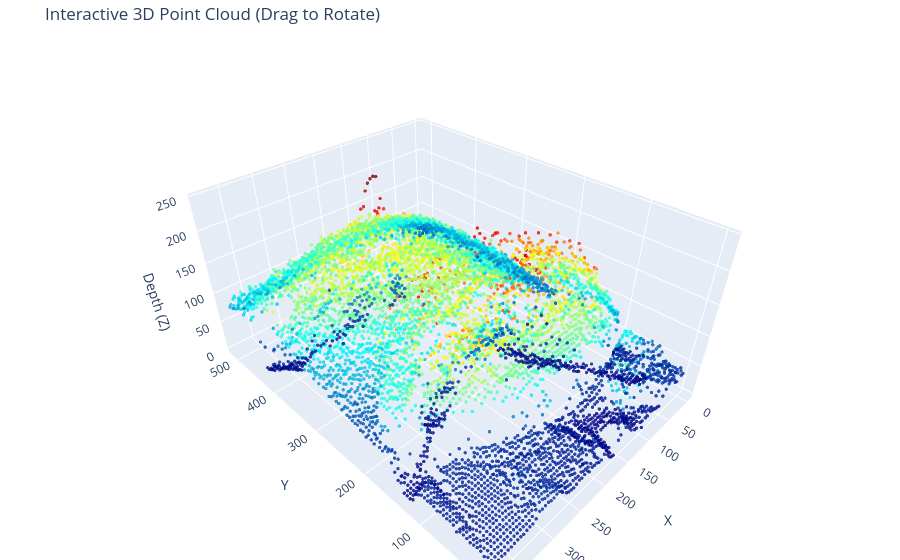

Source (notebook cell):
### Code cell
import plotly.graph_objects as go
import numpy as np

# 1. 데이터 평탄화 및 샘플링 (연산 속도를 위해 20개당 1개 사용)
# 모든 점을 다 찍으면 브라우저가 느려질 수 있습니다.
step = 5
points = points_3d[::step, ::step].reshape(-1, 3)

x_data = points[:, 0]
y_data = points[:, 1]
z_data = points[:, 2]

# 2. Plotly 3D 산점도 생성
fig = go.Figure(data=[go.Scatter3d(
    x=x_data,
    y=y_data,
    z=z_data,
    mode='markers',
    marker=dict(
        size=2,
        color=z_data,                # Z축(밝기)에 따라 색상 부여
        colorscale='Jet',            # 멘토님 가이드의 JET 컬러맵 사용
        opacity=0.8
    )
)])

# 3. 레이아웃 설정 (축 반전 및 비율 조정)
fig.update_layout(
    title="Interactive 3D Point Cloud (Drag to Rotate)",
    scene=dict(
        xaxis_title='X',
        yaxis_title='Y',
        zaxis_title='Depth (Z)',
        # 이미지 좌표계는 Y가 아래로 갈수록 커지므로 반전시켜주면 더 직관적입니다.
        yaxis=dict(autorange='reversed'),
        aspectmode='data' # X, Y, Z 비율을 실제 데이터 비율에 맞춤
    ),
    margin=dict(l=0, r=0, b=0, t=40)
)

fig.show()

### Figure 1 — Plotly figure (JSON) as saved in the notebook; plotly's stock layout.template omitted (floating-point values rounded to 4 significant figures; data arrays with more than 128 entries replaced by an {"elided": "..."} marker saying what was removed)
{"data": [{"marker": {"color": {"elided": "7931 float values"}, "colorscale": [[0, "rgb(0,0,131)"], [0.2, "rgb(0,60,170)"], [0.4, "rgb(5,255,255)"], [0.6, "rgb(255,255,0)"], [0.8, "rgb(250,0,0)"], [1, "rgb(128,0,0)"]], "opacity": 0.8, "size": 2}, "mode": "markers", "type": "scatter3d", "x": {"elided": "7931 float values"}, "y": {"elided": "7931 float values"}, "z": {"elided": "7931 float values"}}], "layout": {"margin": {"b": 0, "l": 0, "r": 0, "t": 40}, "scene": {"aspectmode": "data", "xaxis": {"title": {"text": "X"}}, "yaxis": {"autorange": "reversed", "title": {"text": "Y"}}, "zaxis": {"title": {"text": "Depth (Z)"}}}, "title": {"text": "Interactive 3D Point Cloud (Drag to Rotate)"}}}
